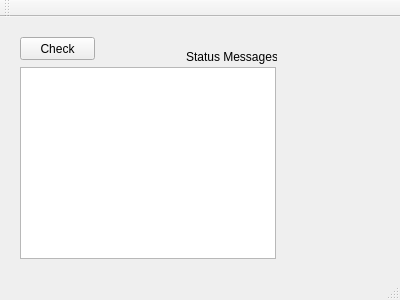
<?xml version="1.0" encoding="UTF-8"?>
<ui version="4.0">
 <class>andor_main</class>
 <widget class="QMainWindow" name="andor_main">
  <property name="geometry">
   <rect>
    <x>0</x>
    <y>0</y>
    <width>400</width>
    <height>300</height>
   </rect>
  </property>
  <property name="windowTitle">
   <string>andor_main</string>
  </property>
  <widget class="QWidget" name="centralWidget">
   <widget class="QPushButton" name="pushButton">
    <property name="geometry">
     <rect>
      <x>20</x>
      <y>20</y>
      <width>75</width>
      <height>23</height>
     </rect>
    </property>
    <property name="text">
     <string>Check</string>
    </property>
   </widget>
   <widget class="QTextBrowser" name="textBrowser">
    <property name="geometry">
     <rect>
      <x>20</x>
      <y>50</y>
      <width>256</width>
      <height>192</height>
     </rect>
    </property>
   </widget>
   <widget class="QLabel" name="label">
    <property name="geometry">
     <rect>
      <x>186</x>
      <y>30</y>
      <width>91</width>
      <height>20</height>
     </rect>
    </property>
    <property name="text">
     <string>Status Messages:</string>
    </property>
   </widget>
  </widget>
  <widget class="QMenuBar" name="menuBar">
   <property name="geometry">
    <rect>
     <x>0</x>
     <y>0</y>
     <width>400</width>
     <height>21</height>
    </rect>
   </property>
  </widget>
  <widget class="QToolBar" name="mainToolBar">
   <attribute name="toolBarArea">
    <enum>TopToolBarArea</enum>
   </attribute>
   <attribute name="toolBarBreak">
    <bool>false</bool>
   </attribute>
  </widget>
  <widget class="QStatusBar" name="statusBar"/>
 </widget>
 <layoutdefault spacing="6" margin="11"/>
 <resources/>
 <connections/>
</ui>
